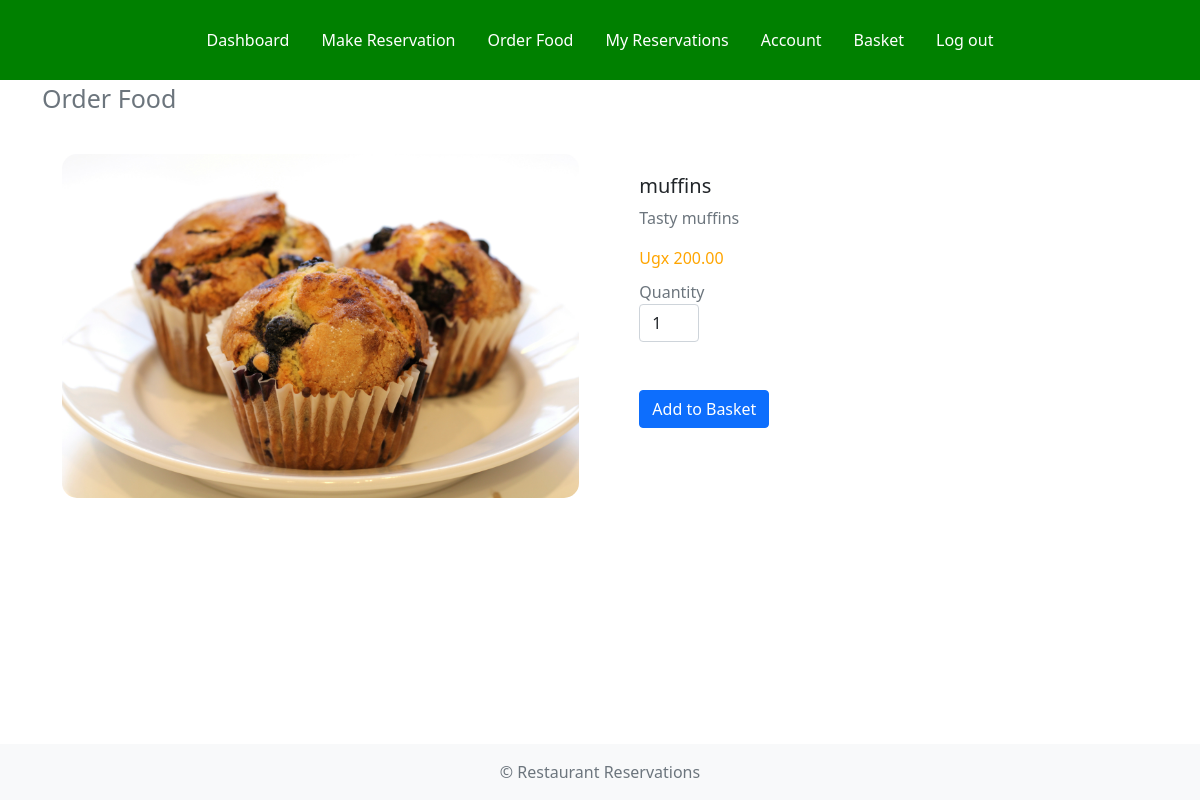
The page /RestaurantReservation/view_food.php?food_id=1 (signed in) on the database its author committed.
### tables this page shows
CREATE TABLE `foods` (
  `food_id` int(11) NOT NULL,
  `name` varchar(50) NOT NULL,
  `description` varchar(100) NOT NULL,
  `price` decimal(9,2) NOT NULL,
  `image_path` varchar(255) NOT NULL
);

### RestaurantReservation/view_food.php (the view, shortened to what this page needs)
<?php
require 'config.php';
$username = $_SESSION['username'];
if (isset($_GET['food_id']))
    $foodId = $_GET['food_id'];
else
    $foodId = "";
$stmt = $conn->prepare("SELECT * FROM foods WHERE food_id = ?");
$stmt->execute([$foodId]);
$food = $stmt->fetch();
?>
<!DOCTYPE html>
<html>
<head>
    <link href="https://cdn.jsdelivr.net/npm/bootstrap@5.1.3/dist/css/bootstrap.min.css" rel="stylesheet">
    <link rel="stylesheet" href="./CSS/styles.css">
</head>
<body>
<header>
        <ul class="nav justify-content-center">
            <li class="nav-item"><a class="nav-link" href="index.php">Dashboard</a></li>
            <li class="nav-item"><a class="nav-link" href="reservation.php">Make Reservation</a></li>
            <li class="nav-item"><a class="nav-link active" href="#">Order Food</a></li>
            <?php if ($username): ?>
                <li class="nav-item"><a class="nav-link" href="myreservations.php">My Reservations</a></li>
                <li class="nav-item"><a class="nav-link" href="account.php">Account</a></li>
                <li class="nav-item"><a class="nav-link" href="basket.php">Basket</a></li>
                <li><a class="nav-link" href="logout.php">Log out</a></li>
            <?php else: ?>
                <li><a class="nav-link" href="login.php">Login</a></li>
                <li><a class="nav-link" href="signup.php">Sign up</a></li>
            <?php endif ?>
        </ul>
    </header>
    <div class="container">
        <div class="text-secondary" style="font-size: 25px;">Order Food</div>
        <div class="view_food_holder">
            <div>
                <img class="img-fluid" src="<?php echo htmlspecialchars($food['image_path']); ?>" alt="">
            </div>
            <div style="padding: 20px;">
                <h5 class="card-title"><?php echo htmlspecialchars($food['name']); ?></h5>
                <p class="text-secondary"><?php echo htmlspecialchars($food['description']); ?></p>
                <div class="price">Ugx <?php echo htmlspecialchars($food['price']); ?></div>
                <form action="<?php echo htmlspecialchars($_SERVER["PHP_SELF"]); ?>" method="post">
                    <label class="text-secondary">Quantity </label>
                    <input class="form-control" type="number" id="quantity" name="quantity" value="1" min="1" style="width: 60px;">
                    <input type="text" id="food_id" name="food_id" value="<?php echo $foodId ?>" hidden><br>
                    <br>
                    <input class="btn btn-primary" type="submit" value="Add to Basket">
                </form>
            </div>
        </div>
    </div>
    <div class="footer-space"></div>
<footer class="footer mt-auto py-3 bg-light">
  <div class="container">
    <span class="text-muted">&copy Restaurant Reservations</span>
  </div>
</footer>
</body>
</html>

### RestaurantReservation/CSS/styles.css (style rules this page uses)
.price { color: #ffa500; margin-bottom: 10px; }
header { padding: 20px 0px; background-color: #008000; }
.nav-link { color: #ffffff; }
.view_food_holder { display: flex; }
.view_food_holder > div { margin: 20px; flex-grow: 1; flex-basis: 48%; }
.view_food_holder > div > img { border-radius: 15px; }
.footer-space { width: 100%; height: 100px; }
body { min-height: 100vh; display: flex; flex-direction: column; }
footer { text-align: center; padding: 10px 0; margin-top: auto; }

### rows shown on the page
foods: image_path (picture), name "muffins", description "Tasty muffins", price "200.00"
